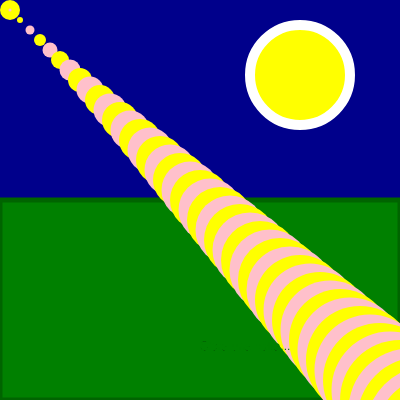
Frame 1 (no input)
Frame 60 (no input): identical to frame 1, image omitted
Frame 120 (the mouse pressed at the canvas centre since frame 60): identical to frame 1, image omitted

The p5.js sketch that drew this single still picture (run headless with seeded random() and noise() and a simulated clock; from frame 60 on, the mouse is pressed at the canvas centre):

// p5.js sketch
// ── sketch.js
//variabili globali, per tutto lo script
let xsize = 400;
let ysize = 400;



function setup() {
  createCanvas(xsize, ysize);
}

function draw() {
  //fare cielo scuro
  background('darkblue');
  //disegnare la luna
  fill('yellow');
  stroke('white');
  strokeWeight('10');
  circle(300,75,100);
  //prima della forma desiderata
  //cambiare fill e stroke
  fill('green');
  stroke('darkgreen');
  strokeWeight(5);
  rect (0, 200, 400, 200);

  stroke('yellow');
  strokeWeight(20);

  

  let xStars_prim=10;
  let yStars_prim=10;
  //stella che non dipende dal ciclo
  point(xStars_prim, yStars_prim);
  let passo=1;
  //for(init; test; update){corpo}
  for (let i=0; i<50; i=i+passo){
    strokeWeight(i*3)
    if(i%2==0){
stroke('yellow');
    }else{
      stroke('pink');
    }

    strokeWeight(i*3);
    point(xStars_prim*i, yStars_prim*i);
   
  }

  stroke('black');
  strokeWeight(0);
  text ("C'era una volta...",200,350);
  

}
